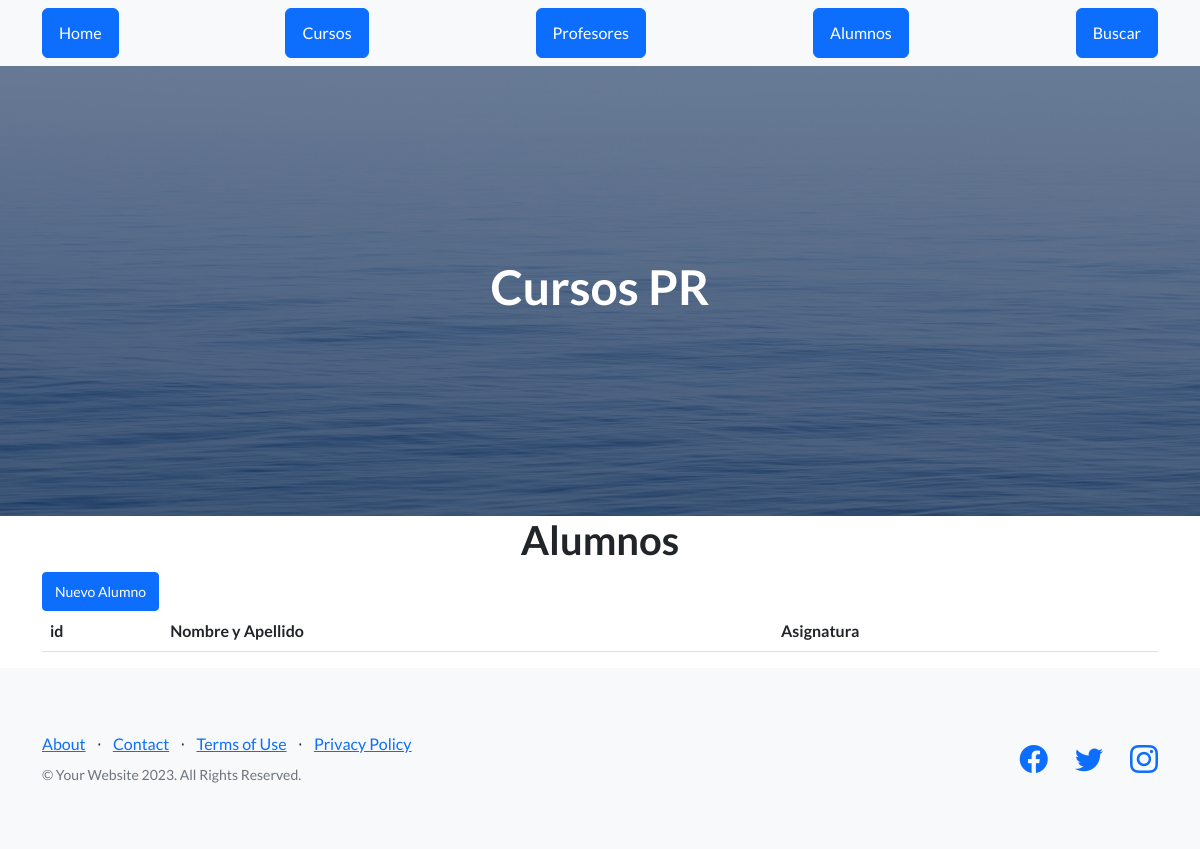
The app's page /App_tercera/ver_alumnos, older data.
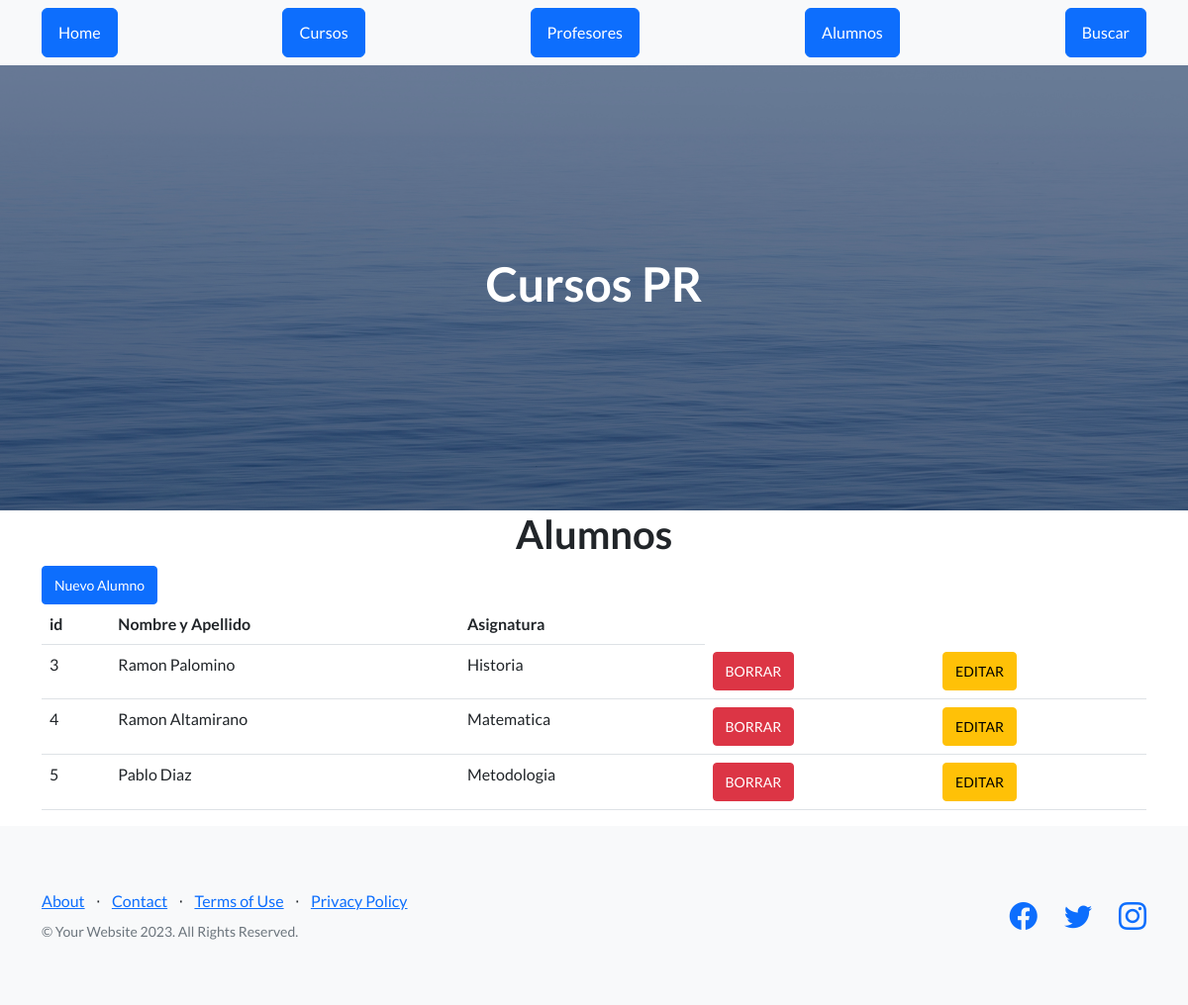
The same page, newer data.
### App_tercera/models.py (models this page shows, shortened)
class Alumno(models.Model):
    Nombre_y_Apellido = models.CharField(max_length=40)
    Asignatura= models.CharField(max_length=100)

### App_tercera/views.py (the view)
# urls.py: path("ver_alumnos", views.ver_alumnos, name="Alumnos"),
def ver_alumnos(request):
    alumnos = Alumno.objects.all()  # Aquí corregimos el nombre de la variable
    dicc = {"alumnos": alumnos}  # Corregimos el nombre de la clave del diccionario
    plantilla = loader.get_template("lista_alumnos.html")
    documento = plantilla.render(dicc)
    return HttpResponse(documento)

### App_tercera/Template/Lista_alumnos.html
{% extends "padre.html" %}
{% load static %}
{% block contenido %}
<main class="container">
    <h1 class="text-xl-center title"> Alumnos </h1>
    <a href="alta_alumno" class="btn btn-primary btn-sm">Nuevo Alumno</a>
    <table class="table">
        <thead>
            <tr>
                <th>id</th>
                <th>Nombre y Apellido</th>
                <th>Asignatura</th>
            </tr>
        </thead>
        <tbody>
            {% for alumno in alumnos %}
            <tr>
                <td>{{ alumno.id }}</td>
                <td>{{ alumno.Nombre_y_Apellido }}</td>
                <td>{{ alumno.Asignatura }}</td>
                <td><a href="{% url 'eliminar_alumno' alumno.id %}" class="btn btn-danger btn-sm">BORRAR</a></td>
                <td><a href="{% url 'editar_alumno' alumno.id %}" class="btn btn-warning btn-sm">EDITAR</a></td>
            </tr>
            {% endfor %}
        </tbody>
    </table>
</main>
{% endblock %}

Row changes from the older to the newer data that the page shows:
added Alumno: id "3", Nombre_y_Apellido "Ramon Palomino", Asignatura "Historia"
added Alumno: id "4", Nombre_y_Apellido "Ramon Altamirano", Asignatura "Matematica"
added Alumno: id "5", Nombre_y_Apellido "Pablo Diaz", Asignatura "Metodologia"
